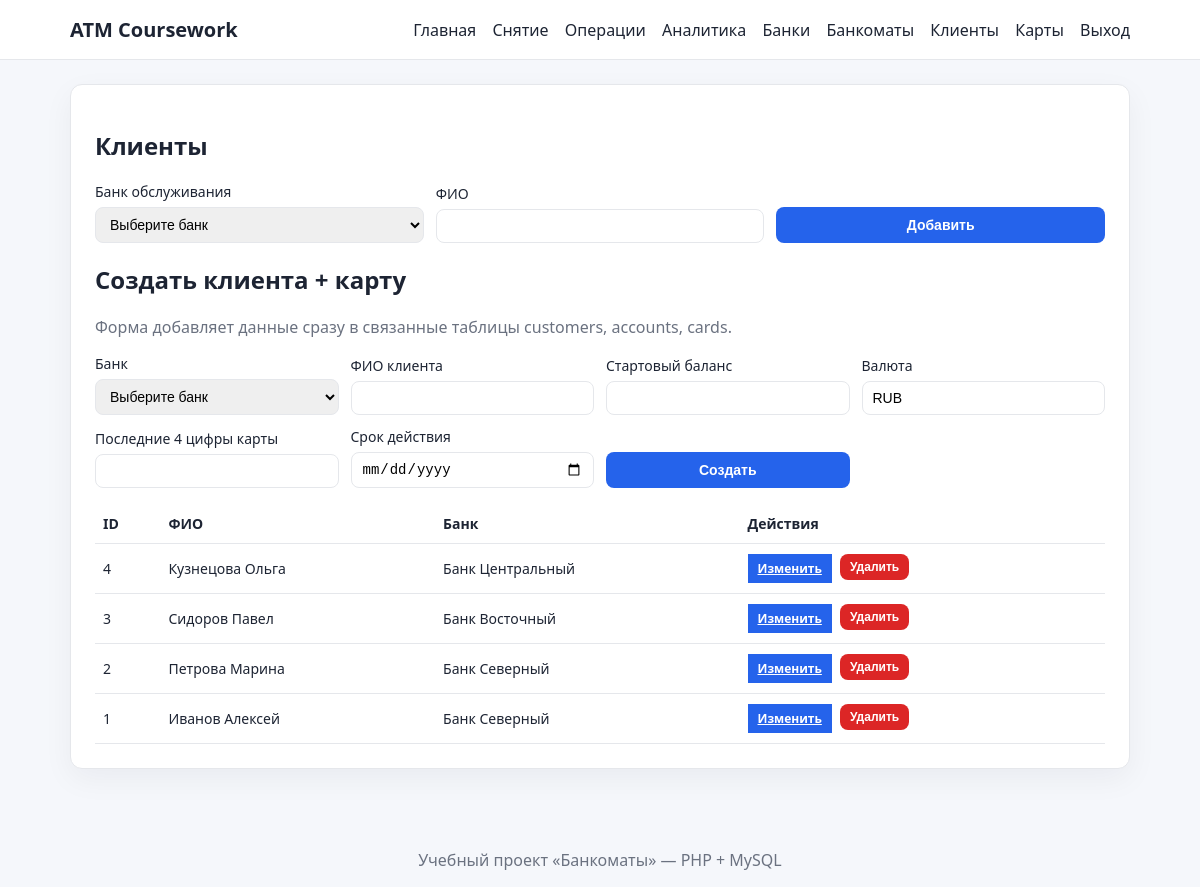
/customers.php (signed in), run on the app's committed database.
### tables this page shows
CREATE TABLE customers (
  customer_id INT AUTO_INCREMENT PRIMARY KEY,
  bank_id INT NOT NULL,
  full_name VARCHAR(200) NOT NULL,
  CONSTRAINT fk_customers_bank
    FOREIGN KEY (bank_id) REFERENCES banks(bank_id)
    ON DELETE RESTRICT ON UPDATE CASCADE,
  INDEX idx_customers_bank_id (bank_id)
);

CREATE TABLE banks (
  bank_id INT AUTO_INCREMENT PRIMARY KEY,
  name VARCHAR(120) NOT NULL UNIQUE
);

### includes/auth.php (called while the page is built, shortened)
<?php
function is_logged_in(): bool
{
    return isset($_SESSION['user']);
}
function is_admin(): bool
{
    return is_logged_in() && ($_SESSION['user']['role'] ?? '') === 'admin';
}

### includes/functions.php (called while the page is built, shortened)
<?php
function h(string $value): string
{
    return htmlspecialchars($value, ENT_QUOTES, 'UTF-8');
}

### customers.php (the view, shortened to what this page needs)
<?php
require_once __DIR__ . '/includes/init.php';
$isAdmin = is_admin();
$editCustomer = null;
$customers = $pdo->query('SELECT customers.*, banks.name AS bank_name FROM customers JOIN banks ON banks.bank_id = customers.bank_id ORDER BY customers.customer_id DESC')->fetchAll();
require_once __DIR__ . '/includes/header.php';
?>
<section class="card">
    <h1>Клиенты</h1>
    <?php if ($isAdmin): ?>
        <form method="post" class="form grid" novalidate>
            <label>
                Банк обслуживания
                <select name="bank_id" required>
                    <option value="">Выберите банк</option>
                </select>
            </label>
            <label>
                ФИО
                <input type="text" name="full_name" required value="<?= h($editCustomer['full_name'] ?? '') ?>">
            </label>
            <button class="button" type="submit"><?= $editCustomer ? 'Сохранить' : 'Добавить' ?></button>
        </form>
        <h2>Создать клиента + карту</h2>
        <p class="muted">Форма добавляет данные сразу в связанные таблицы customers, accounts, cards.</p>
        <form method="post" class="form grid" novalidate>
            <label>
                Банк
                <select name="bank_id" required>
                    <option value="">Выберите банк</option>
                </select>
            </label>
            <label>
                ФИО клиента
                <input type="text" name="full_name" required>
            </label>
            <label>
                Стартовый баланс
                <input type="number" name="balance" min="0" step="0.01" required>
            </label>
            <label>
                Валюта
                <input type="text" name="currency" value="RUB" maxlength="3" required>
            </label>
            <label>
                Последние 4 цифры карты
                <input type="text" name="pan_last4" pattern="\d{4}" maxlength="4" required>
            </label>
            <label>
                Срок действия
                <input type="date" name="exp_date" required>
            </label>
            <button class="button" type="submit">Создать</button>
        </form>
    <?php else: ?>
        <p class="muted">Справочник доступен только для просмотра.</p>
    <?php endif; ?>
    <table class="table">
        <thead>
            <tr>
                <th>ID</th>
                <th>ФИО</th>
                <th>Банк</th>
                <?php if ($isAdmin): ?><th>Действия</th><?php endif; ?>
            </tr>
        </thead>
        <tbody>
        <?php foreach ($customers as $customer): ?>
            <tr>
                <td><?= h($customer['customer_id']) ?></td>
                <td><?= h($customer['full_name']) ?></td>
                <td><?= h($customer['bank_name']) ?></td>
                <?php if ($isAdmin): ?>
                    <td class="actions">
                        <a class="button small" href="customers.php?edit=<?= h($customer['customer_id']) ?>">Изменить</a>
                        <form method="post" onsubmit="return confirm('Удалить клиента?');">
                            <button class="button danger small" type="submit">Удалить</button>
                        </form>
                    </td>
                <?php endif; ?>
            </tr>
        <?php endforeach; ?>
        </tbody>
    </table>
</section>
<?php
require_once __DIR__ . '/includes/footer.php';
?>

### assets/style.css (style rules this page uses)
:root { color-scheme: light; --bg: #f5f7fb; --card: #ffffff; --text: #1d2433; --muted: #6b7280; --accent: #2563eb; --danger: #dc2626; --success: #16a34a; --warning: #f59e0b; --border: #e5e7eb; }
* { box-sizing: border-box; }
body { margin: 0; font-family: "Segoe UI", sans-serif; background: var(--bg); color: var(--text); }
.card { background: var(--card); border: 1px solid var(--border); border-radius: 12px; padding: 24px; margin-bottom: 24px; box-shadow: 0 10px 30px rgba(15, 23, 42, 0.05); }
.form { display: flex; flex-direction: column; gap: 12px; margin-bottom: 16px; }
.form.grid { display: grid; grid-template-columns: repeat(auto-fit, minmax(220px, 1fr)); gap: 12px; align-items: end; }
label { display: flex; flex-direction: column; font-size: 14px; gap: 6px; }
input, select, button { padding: 8px 10px; border-radius: 8px; border: 1px solid var(--border); font-size: 14px; }
.button { background: var(--accent); color: #fff; border: none; cursor: pointer; padding: 10px 16px; font-weight: 600; }
.button.danger { background: var(--danger); }
.button.small { padding: 6px 10px; font-size: 12px; }
.table { width: 100%; border-collapse: collapse; font-size: 14px; }
.table th, .table td { border-bottom: 1px solid var(--border); padding: 10px 8px; text-align: left; }
.muted { color: var(--muted); }
.actions { display: flex; gap: 8px; flex-wrap: wrap; }

### data on the page
customers: customer_id "4", full_name "Кузнецова Ольга", bank.name "Банк Центральный"
customers: customer_id "3", full_name "Сидоров Павел", bank.name "Банк Восточный"
customers: customer_id "2", full_name "Петрова Марина", bank.name "Банк Северный"
customers: customer_id "1", full_name "Иванов Алексей", bank.name "Банк Северный"
